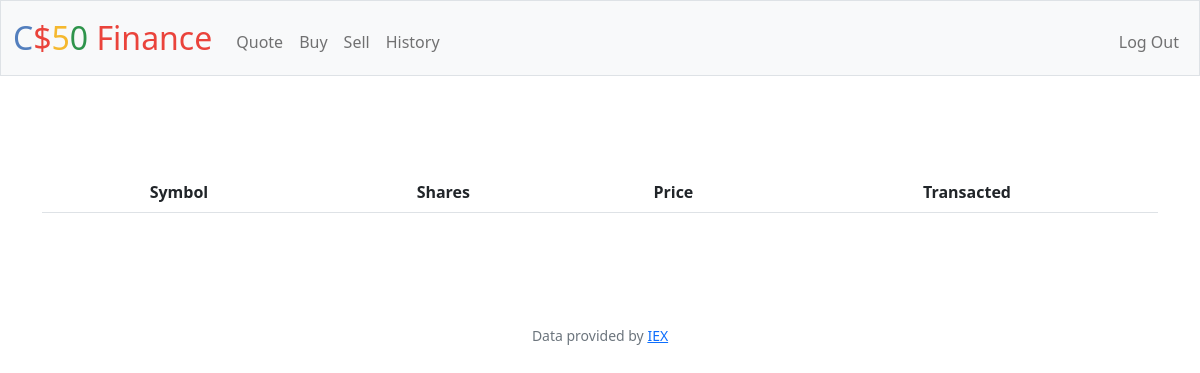
Page /history (signed in) on the earlier database version.
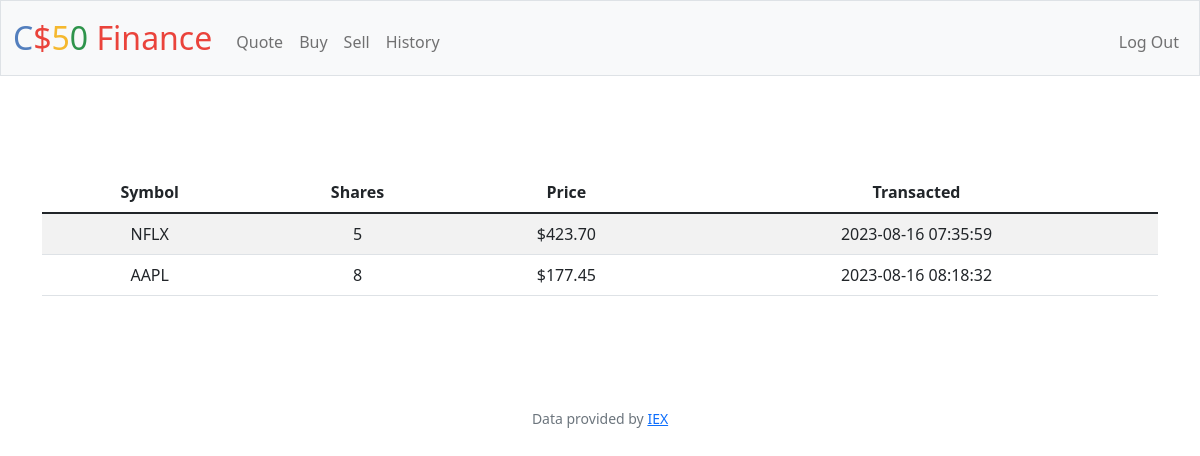
Same page on the later database version.
### tables this page shows
CREATE TABLE transactions (
        id INTEGER PRIMARY KEY AUTOINCREMENT NOT NULL,
        user_id INTEGER NOT NULL,
        symbol TEXT NOT NULL,
        shares INTEGER NOT NULL,
        price NUMERIC NOT NULL,
        timestamp DATETIME DEFAULT CURRENT_TIMESTAMP,
        FOREIGN KEY (user_id) REFERENCES users(id)
    );

### app.py (the view)
@app.route("/history")
@login_required
def history():
    trans = db.execute(
        "SELECT symbol, shares, price, timestamp FROM transactions WHERE user_id = ?;",
        session["user_id"],
    )
    return render_template("history.html", trans=trans)

### app.py (called while the page is built)
@app.after_request
def after_request(response):
    response.headers["Cache-Control"] = "no-cache, no-store, must-revalidate"
    response.headers["Expires"] = 0
    response.headers["Pragma"] = "no-cache"
    return response

### helpers.py (called while the page is built)
def login_required(f):
    @wraps(f)
    def decorated_function(*args, **kwargs):
        if session.get("user_id") is None:
            return redirect("/login")
        return f(*args, **kwargs)
    return decorated_function

def usd(value):
    return f"${value:,.2f}"

### templates/history.html (shortened to what this page needs)
{% extends "layout.html" %}
{% block main %}
    <main class="container py-5 text-center">
        <table class="table table-striped">
            <thead>
                <th>Symbol</th>
                <th>Shares</th>
                <th>Price</th>
                <th>Transacted</th>
            </thead>
            <tbody>
                {% for t in trans %}
                    <tr>
                        <td>{{ t["symbol"] }}</td>
                        <td>{{ t["shares"] }}</td>
                        <td>{{ t["price"] | usd }}</td>
                        <td>{{ t["timestamp"] }}</td>
                    </tr>
                {% endfor %}
            </tbody>
        </table>
    </main>
{% endblock %}

### templates/layout.html (shortened to what this page needs)
<!DOCTYPE html>
<html lang="en">
    <head>
        <link href="https://cdn.jsdelivr.net/npm/bootstrap@5.1.3/dist/css/bootstrap.min.css"
 rel="stylesheet">
        <link href="/static/styles.css" rel="stylesheet">
    </head>
    <body>
        <nav class="bg-light border navbar navbar-expand-md navbar-light">
            <div class="container-fluid">
                <a class="navbar-brand" href="/"><span class="blue">C</span><span class="red">$</span><span
                        class="yellow">5</span><span class="green">0</span> <span class="red">Finance</span></a>
                <div class="collapse navbar-collapse" id="navbar">
                    {% if session["user_id"] %}
                    <ul class="navbar-nav me-auto mt-2">
                        <li class="nav-item"><a class="nav-link" href="/quote">Quote</a></li>
                        <li class="nav-item"><a class="nav-link" href="/buy">Buy</a></li>
                        <li class="nav-item"><a class="nav-link" href="/sell">Sell</a></li>
                        <li class="nav-item"><a class="nav-link" href="/history">History</a></li>
                    </ul>
                    <ul class="navbar-nav ms-auto mt-2">
                        <li class="nav-item"><a class="nav-link" href="/logout">Log Out</a></li>
                    </ul>
                    {% else %}
                    <ul class="navbar-nav ms-auto mt-2">
                        <li class="nav-item"><a class="nav-link" href="/register">Register</a></li>
                        <li class="nav-item"><a class="nav-link" href="/login">Log In</a></li>
                    </ul>
                    {% endif %}
                </div>
            </div>
        </nav>
        <main class="container-fluid py-5 text-center">
            {% block main %}{% endblock %}
        </main>
        <footer class="mb-5 small text-center text-muted">
            Data provided by <a href="https://iexcloud.io/">IEX</a>
        </footer>
    </body>
</html>

### static/styles.css (style rules this page uses)
nav .navbar-brand { font-size: xx-large; }
nav .navbar-brand .blue { color: #537fbe; }
nav .navbar-brand .red { color: #ea433b; }
nav .navbar-brand .yellow { color: #f5b82e; }
nav .navbar-brand .green { color: #2e944b; }

Differences in the rows shown:
added transactions: symbol "NFLX", shares "5", price "$423.70", timestamp "2023-08-16 07:35:59"
added transactions: symbol "AAPL", shares "8", price "$177.45", timestamp "2023-08-16 08:18:32"
